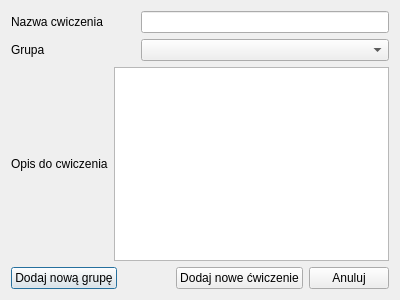
<?xml version="1.0" encoding="UTF-8"?>
<ui version="4.0">
 <class>adding_new_exercise</class>
 <widget class="QDialog" name="adding_new_exercise">
  <property name="geometry">
   <rect>
    <x>0</x>
    <y>0</y>
    <width>400</width>
    <height>300</height>
   </rect>
  </property>
  <property name="windowTitle">
   <string>Dodawanie nowego ćwiczenia</string>
  </property>
  <property name="windowIcon">
   <iconset resource="resources.qrc">
    <normaloff>:/icons/add_task_black_24dp.svg</normaloff>:/icons/add_task_black_24dp.svg</iconset>
  </property>
  <layout class="QVBoxLayout" name="verticalLayout_3">
   <item>
    <layout class="QVBoxLayout" name="verticalLayout_2" stretch="8,1">
     <item>
      <layout class="QVBoxLayout" name="verticalLayout" stretch="1,1,6">
       <item>
        <layout class="QHBoxLayout" name="horizontalLayout" stretch="1,2">
         <item>
          <widget class="QLabel" name="NameExL">
           <property name="text">
            <string>Nazwa cwiczenia</string>
           </property>
          </widget>
         </item>
         <item>
          <widget class="QLineEdit" name="NameE"/>
         </item>
        </layout>
       </item>
       <item>
        <layout class="QHBoxLayout" name="horizontalLayout_2" stretch="1,2">
         <item>
          <widget class="QLabel" name="GroupL">
           <property name="text">
            <string>Grupa</string>
           </property>
          </widget>
         </item>
         <item>
          <widget class="QComboBox" name="GroupExCB"/>
         </item>
        </layout>
       </item>
       <item>
        <layout class="QHBoxLayout" name="horizontalLayout_3">
         <item>
          <widget class="QLabel" name="DescL">
           <property name="text">
            <string>Opis do cwiczenia</string>
           </property>
          </widget>
         </item>
         <item>
          <widget class="QPlainTextEdit" name="DescPT"/>
         </item>
        </layout>
       </item>
      </layout>
     </item>
     <item>
      <layout class="QHBoxLayout" name="horizontalLayout_4">
       <item>
        <widget class="QPushButton" name="Add_new_gr_B">
         <property name="text">
          <string>Dodaj nową grupę</string>
         </property>
        </widget>
       </item>
       <item>
        <spacer name="horizontalSpacer">
         <property name="orientation">
          <enum>Qt::Horizontal</enum>
         </property>
         <property name="sizeHint" stdset="0">
          <size>
           <width>40</width>
           <height>20</height>
          </size>
         </property>
        </spacer>
       </item>
       <item>
        <widget class="QPushButton" name="Add_new_ex_B">
         <property name="text">
          <string>Dodaj nowe ćwiczenie</string>
         </property>
        </widget>
       </item>
       <item>
        <widget class="QPushButton" name="DeclineB">
         <property name="text">
          <string>Anuluj</string>
         </property>
        </widget>
       </item>
      </layout>
     </item>
    </layout>
   </item>
  </layout>
 </widget>
 <resources>
  <include location="resources.qrc"/>
 </resources>
 <connections/>
</ui>
